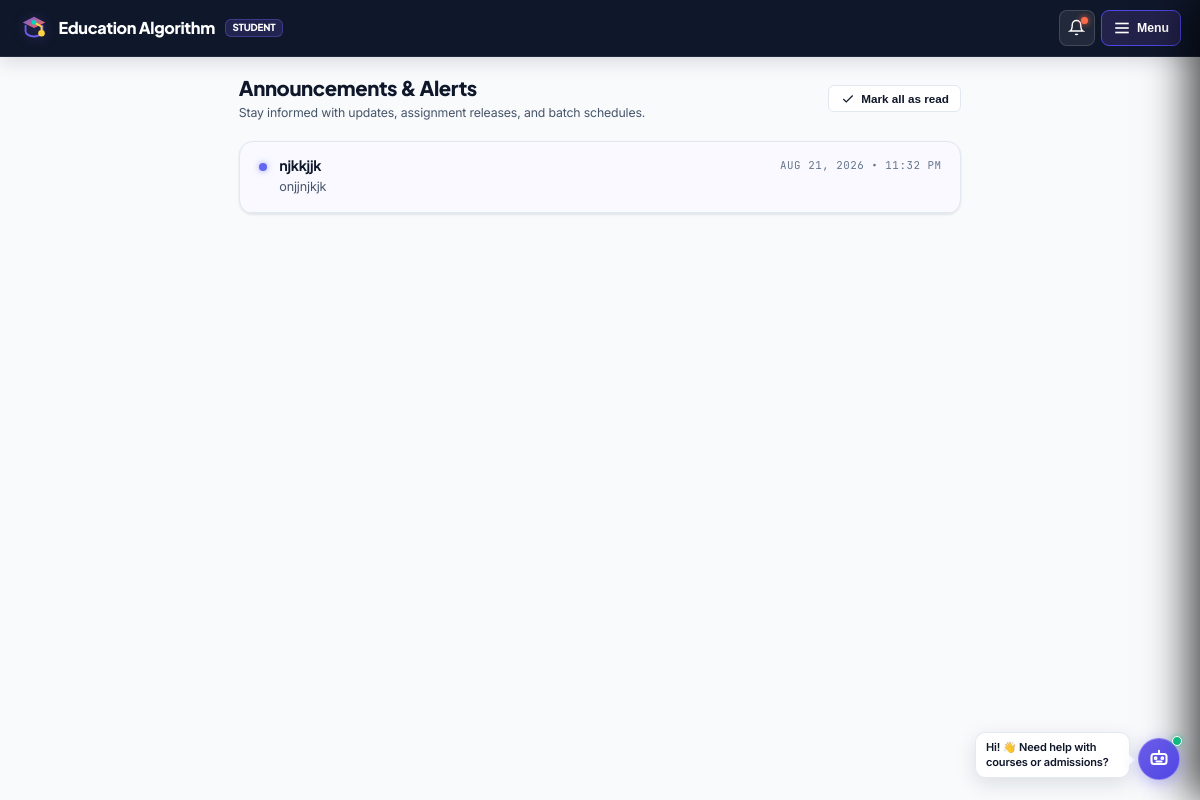
The app's page /notifications.php (signed in) with its own data.
### tables this page shows
CREATE TABLE `student_notifications` (
  `id` int(11) NOT NULL AUTO_INCREMENT,
  `notification_id` int(11) NOT NULL,
  `student_id` int(11) NOT NULL,
  `is_read` tinyint(1) NOT NULL DEFAULT 0,
  `read_at` timestamp NULL DEFAULT NULL,
  PRIMARY KEY (`id`),
  UNIQUE KEY `unique_student_notif` (`notification_id`,`student_id`)
);

CREATE TABLE `notifications` (
  `id` int(11) NOT NULL AUTO_INCREMENT,
  `title` varchar(150) NOT NULL,
  `message` text NOT NULL,
  `created_at` timestamp NOT NULL DEFAULT current_timestamp(),
  PRIMARY KEY (`id`)
);

### config.php (called while the page is built, shortened)
<?php
function e($str) {
    return htmlspecialchars($str ?? '', ENT_QUOTES, 'UTF-8');
}

### notifications.php (the view, shortened to what this page needs)
<?php
require_once __DIR__ . "/config.php";
require_once __DIR__ . "/includes/auth.php";
$studentId = requireStudent();
$notifications = [];
try {
    $stmt = $pdo->prepare("
        SELECT n.*, sn.is_read, sn.read_at
        FROM notifications n
        LEFT JOIN student_notifications sn ON n.id = sn.notification_id AND sn.student_id = ?
        ORDER BY n.created_at DESC
    ");
    $stmt->execute([$studentId]);
    $notifications = $stmt->fetchAll();
} catch (Exception $e) {
    try {
        $stmt = $pdo->query("SELECT * FROM notifications ORDER BY created_at DESC");
        $notifications = $stmt->fetchAll();
    } catch (Exception $e2) {}
}
?>
<!DOCTYPE html>
<html lang="en">
<head>
    <link rel="stylesheet" href="css/student.css?v=9.0">
    <link rel="stylesheet" href="css/chatbot.css?v=5.0.0">
</head>
<body>
    <?php include __DIR__ . "/student-nav.php"; ?>
    <main class="app-container" style="max-width: 760px;">
        <div class="page-header">
            <div class="page-header-text">
                <h1>Announcements & Alerts</h1>
                <p>Stay informed with updates, assignment releases, and batch schedules.</p>
            </div>
            <?php if (!empty($notifications)): ?>
            <form method="POST">
                <button type="submit" name="mark_all_read" value="1" class="btn btn-secondary btn-sm">
                    <svg width="14" height="14" viewBox="0 0 24 24" fill="none" stroke="currentColor" stroke-width="2"><polyline points="20 6 9 17 4 12"/></svg>
                    <span>Mark all as read</span>
                </button>
            </form>
            <?php endif; ?>
        </div>
        <div class="card" style="padding: 0; overflow: hidden;">
            <?php if (empty($notifications)): ?>
                <div style="text-align: center; padding: 3rem 1.5rem;">
                    <div style="font-size: 2.2rem; margin-bottom: 0.5rem;">🔔</div>
                    <h3 style="font-size: 1.1rem; font-weight: 700;">No notifications yet</h3>
                    <p style="margin-top: 0.25rem; font-size: 0.84rem; color: #64748b;">You're all caught up on class updates and announcements.</p>
                </div>
            <?php else: ?>
                <?php foreach ($notifications as $n):
                    $isUnread = empty($n['is_read']);
                ?>
                <div style="padding: 1rem 1.25rem; border-bottom: 1px solid var(--border); background: <?php echo $isUnread ? 'rgba(99, 102, 241, 0.04)' : 'transparent'; ?>; display: flex; gap: 0.85rem; align-items: flex-start;">
                    <div style="width: 8px; height: 8px; border-radius: 50%; background: <?php echo $isUnread ? 'var(--primary)' : 'transparent'; ?>; margin-top: 0.45rem; flex-shrink: 0; <?php echo $isUnread ? 'box-shadow: 0 0 6px rgba(99, 102, 241, 0.6);' : ''; ?>"></div>
                    <div style="flex: 1; min-width: 0;">
                        <div style="display: flex; align-items: center; justify-content: space-between; flex-wrap: wrap; gap: 0.45rem; margin-bottom: 0.25rem;">
                            <h4 style="font-size: 0.95rem; font-weight: 700; color: var(--text-primary);"><?php echo e($n["title"]); ?></h4>
                            <span class="mono" style="font-size: 0.72rem; color: var(--text-muted);">
                                <?php echo date('M d, Y • h:i A', strtotime($n["created_at"])); ?>
                            </span>
                        </div>
                        <p style="font-size: 0.84rem; color: var(--text-secondary); line-height: 1.5; margin: 0;"><?php echo nl2br(e($n["message"])); ?></p>
                    </div>
                </div>
                <?php endforeach; ?>
            <?php endif; ?>
        </div>
    </main>
</body>
</html>

### css/student.css (style rules this page uses)
:root { --ink: #0f172a; --base: #f8fafc; --purple: #6366f1; --purple-hover: #4f46e5; --purple-light: #eef2ff; --purple-glow: rgba(99, 102, 241, 0.25); --coral: #f97316; --coral-hover: #ea580c; --coral-light: #fff7ed; --teal: #06b6d4; --teal-light: #ecfeff; --yellow: #f59e0b; --yellow-light: #fef3c7; --white: #ffffff; --bg-page: #f8fafc; --bg-surface: #ffffff; --bg-subtle: #f1f5f9; --bg-dark: #0f172a; --text-primary: #0f172a; --text-secondary: #475569; --text-muted: #64748b; --text-light: #ffffff; --primary: #6366f1; --primary-hover: #4f46e5; --primary-light: #eef2ff; --primary-glow: rgba(99, 102, 241, 0.22); --accent: #f97316; --accent-hover: #ea580c; --success: #10b981; --success-light: #ecfdf5; --success-text: #047857; --warning: #f59e0b; --warning-light: #fef3c7; --warning-text: #b45309; --danger: #ef4444; --danger-light: #fef2f2; --danger-text: #b91c1c; --border: #e2e8f0; --border-hover: #cbd5e1; --shadow-xs: 0 1px 2px rgba(0, 0, 0, 0.04); --shadow-sm: 0 1px 3px rgba(15, 23, 42, 0.06), 0 1px 2px rgba(15, 23, 42, 0.04); --shadow-md: 0 4px 8px -1px rgba(15, 23, 42, 0.06), 0 2px 4px -2px rgba(15, 23, 42, 0.04); --shadow-lg: 0 12px 24px -4px rgba(15, 23, 42, 0.08), 0 4px 6px -2px rgba(15, 23, 42, 0.03); --shadow-glow: 0 0 16px rgba(99, 102, 241, 0.2); --shadow-coral: 0 6px 14px rgba(249, 115, 22, 0.2); --radius-sm: 6px; --radius-md: 10px; --radius-lg: 14px; --radius-xl: 18px; --radius-full: 9999px; --font-sans: 'Inter', 'Plus Jakarta Sans', -apple-system, BlinkMacSystemFont, 'Segoe UI', Roboto, sans-serif; --font-heading: 'Plus Jakarta Sans', 'Inter', -apple-system, BlinkMacSystemFont, 'Segoe UI', sans-serif; --font-mono: 'JetBrains Mono', 'IBM Plex Mono', ui-monospace, monospace; --transition-bounce: all 0.25s cubic-bezier(0.34, 1.56, 0.64, 1); --transition-smooth: all 0.2s cubic-bezier(0.4, 0, 0.2, 1); }
*, *::before, *::after { transition: background-color 0.22s ease, border-color 0.22s ease, color 0.22s ease, box-shadow 0.22s ease; }
*, *::before, *::after { box-sizing: border-box; margin: 0; padding: 0; }
html { font-size: 15px; scroll-behavior: smooth; overflow-x: hidden; width: 100%; }
body { background-color: var(--bg-page); color: var(--text-primary); font-family: var(--font-sans); line-height: 1.55; -webkit-font-smoothing: antialiased; min-height: 100vh; display: flex; flex-direction: column; overflow-x: hidden; width: 100%; letter-spacing: -0.01em; }
h1, h2, h3, h4, h5, h6 { font-family: var(--font-heading); color: var(--text-primary); line-height: 1.25; font-weight: 700; letter-spacing: -0.02em; overflow-wrap: anywhere; word-break: break-word; }
p, span, a, label, li { overflow-wrap: anywhere; word-break: break-word; }
.mono { font-family: var(--font-mono); font-size: 0.75rem; letter-spacing: 0.05em; text-transform: uppercase; }
.app-container { max-width: 1200px; margin: 0 auto; padding: 1.25rem 1.25rem 3.5rem; width: 100%; box-sizing: border-box; flex: 1; animation: fadeInDown 0.35s ease-out; }
.page-header { display: flex; align-items: center; justify-content: space-between; flex-wrap: wrap; gap: 0.85rem; margin-bottom: 1.25rem; }
.page-header-text h1 { font-size: 1.35rem; font-weight: 800; letter-spacing: -0.02em; color: var(--text-primary); }
.page-header-text p { font-size: 0.82rem; color: var(--text-secondary); margin-top: 0.15rem; }
.card { background-color: var(--bg-surface); border: 1px solid var(--border); border-radius: var(--radius-lg); box-shadow: var(--shadow-sm); padding: 1.15rem 1.35rem; margin-bottom: 1.25rem; transition: var(--transition-smooth); position: relative; min-width: 0; max-width: 100%; overflow: hidden; box-sizing: border-box; }
.btn { display: inline-flex; align-items: center; justify-content: center; gap: 0.45rem; padding: 0.5rem 1rem; border-radius: var(--radius-sm); font-size: 0.82rem; font-weight: 600; text-decoration: none; cursor: pointer; border: 1px solid transparent; transition: var(--transition-smooth); position: relative; overflow: hidden; }
.btn-secondary { background: var(--bg-surface); border: 1px solid var(--border); color: var(--text-primary); }
.btn-sm { padding: 0.38rem 0.75rem; font-size: 0.78rem; border-radius: var(--radius-sm); }

### records on screen
student_notifications: is_read 0 (drawn), notification.title "njkkjjk", notification.created_at "AUG 21, 2026 • 11:32 PM", notification.message "onjjnjkjk"
